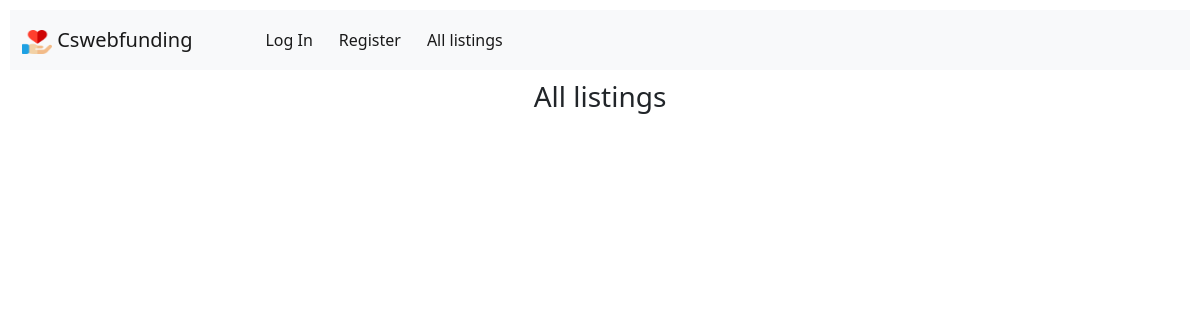
The page /all_listings on the database as committed earlier.
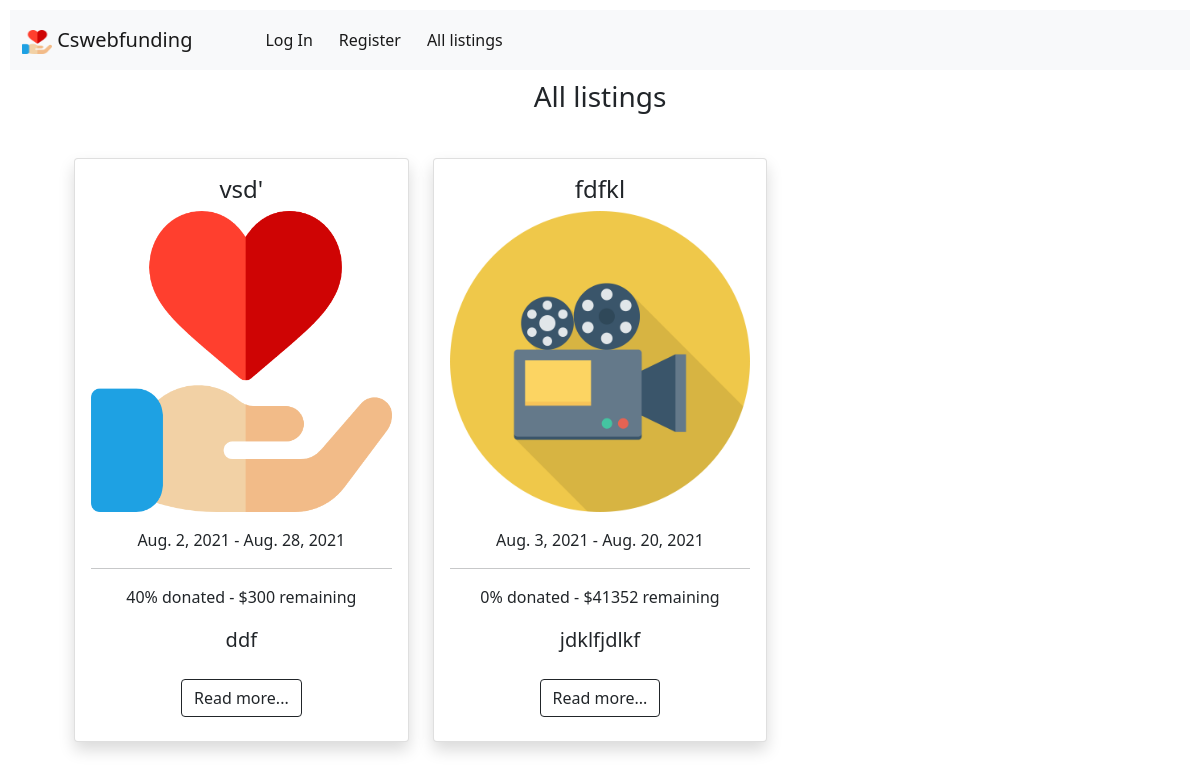
The same page on the database as committed later.
### cswebfunding/models.py (models this page shows)
class Listing(models.Model):
   title = models.CharField(max_length=50)
   description = models.CharField(max_length=256)
   author = models.ForeignKey('User', on_delete=models.CASCADE)
   project = models.BooleanField(default=0)
   goodcause = models.BooleanField(default=0)
   donated = models.PositiveIntegerField(default=0)
   goal = models.PositiveIntegerField()
   amountbackers = models.PositiveIntegerField(default=0)
   created_at = models.DateField(auto_now_add=True)
   final_date = models.DateField()
   photo = models.ImageField(upload_to='media/', default="default-listing.jpg")

### cswebfunding/views.py (the view)
# urls.py: path("all_listings", views.all_listings, name="all_listings"),
def all_listings(request):
    listings = Listing.objects.all()
    return render(request, "cswebfunding/all_listings.html", {
        'listings': listings
    })

### cswebfunding/templates/cswebfunding/all_listings.html (shortened to what this page needs)
{% extends "cswebfunding/layout.html" %}
{% block body %}
<h3 class="center">All listings</h3>
<div class="container mb-4">
  <div class="row">
    {% for listing in listings %}
      <div class="col-12 col-sm-12 col-md-6 col-lg-4 col-xl-4 mt-4">
          <div class="card shadow">
              <div class="card-body text-center">
                <h4>{{ listing.title }}</h4>
                <a href="/listing/{{ listing.id }}">
                  <img id="image" class="card-img-top" src="{{ listing.photo.url }}" alt="main image of {{ listing.title }}">
                </a>
                <ul class="list-inline mt-3">
                    <li class="list-inline-item">{{ listing.created_at }} - {{ listing.final_date }}</li>
                </ul>
                <hr>
                {% widthratio listing.donated 1 -1 as result %}
                <p>{% widthratio listing.donated listing.goal 100 %}% donated - ${{ result|add:listing.goal }} remaining</p>
                <p class="lead">{{ listing.description }}</p>
                <a class="btn btn-outline-dark my-2" href="/listing/{{ listing.id }}" role="button">Read more...</a>
              </div>
          </div>
      </div>
    {% endfor %}
  </div>
</div>
{% endblock %}

### cswebfunding/templates/cswebfunding/layout.html (shortened to what this page needs)
{% load static %}
<!DOCTYPE html>
<html lang="en">
    <head>
        <link href="https://cdn.jsdelivr.net/npm/bootstrap@5.0.2/dist/css/bootstrap.min.css" rel="stylesheet">
        <link href="{% static 'cswebfunding/styles.css' %}" rel="stylesheet">
    </head>
    <body>
        <nav class="navbar navbar-expand-lg navbar-light bg-light">
            <div class="container-fluid">
                <a class="navbar-brand" href="{% url 'index' %}">
                    <img src="/static/cswebfunding/heart.png" alt="logo" width="30" height="24">
                    Cswebfunding
                </a>
                <div class="collapse navbar-collapse" id="navbarText">
                    <ul class="navbar-nav me-auto mb-2 mb-lg-0">
                    {% if user.is_authenticated %}
                        <li class="nav-item">
                            <a class="nav-link active" href="{% url 'profile' id=request.user.id %}">{{ user.username }}</a>
                        </li>
                        <li class="nav-item">
                            <a class="nav-link active" href="{% url 'logout' %}">Log Out</a>
                        </li>
                        <li class="nav-item">
                            <a class="nav-link active" href="{% url 'all_listings' %}">All listings</a>
                        </li>
                        <li class="nav-item">
                            <a class="nav-link active" onclick="hidemodalmessage()" data-bs-toggle="modal" data-bs-target="#fundsModal">Add funds</a>
                        </li>
                    </ul>
                    <span class="navbar-text" id="balance">
                        Current balance: ${{ user.balance }}
                    </span>
                    {% else %}
                        <li class="nav-item">
                            <a class="nav-link active" href="{% url 'login' %}">Log In</a>
                        </li>
                        <li class="nav-item">
                            <a class="nav-link active" href="{% url 'register' %}">Register</a>
                        </li>
                        <li class="nav-item">
                            <a class="nav-link active" href="{% url 'all_listings' %}">All listings</a>
                        </li>
                    </ul>
                    {% endif %}
                </div>
            </div>
        </nav>
        <div class="body">
            {% block body %}
            {% endblock %}
        </div>
    </body>
</html>

### cswebfunding/static/cswebfunding/styles.css (style rules this page uses)
body { margin: 10px; }
a { cursor: pointer }
nav { margin-bottom: 10px; }
.navbar-brand { margin-right: 65px; }
.nav-item { margin-right: 10px; }
.row { margin: 20px; }
.nav-link { color: #d20807; float: left; position: relative; padding: 10px 20px; overflow: hidden; }
.nav-link::after { background-color: #d20807; content: ""; width: 0; height: 3px; left: 0; bottom: 0; transition: width 0.35s ease 0s; position: absolute; }
.center { text-align: center; }

Rows that differ between the two databases and show on the page:
added Listing: title "vsd'", photo (picture), created_at "Aug. 2, 2021", final_date "Aug. 28, 2021", donated+goal "40", goal "300", description "ddf"
added Listing: title "fdfkl", photo (picture), created_at "Aug. 3, 2021", final_date "Aug. 20, 2021", donated+goal "0", goal "41352", description "jdklfjdlkf"
